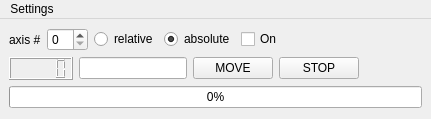
<?xml version="1.0" encoding="UTF-8"?>
<ui version="4.0">
 <class>StpMtrGUI</class>
 <widget class="QMainWindow" name="StpMtrGUI">
  <property name="geometry">
   <rect>
    <x>0</x>
    <y>0</y>
    <width>431</width>
    <height>119</height>
   </rect>
  </property>
  <property name="sizePolicy">
   <sizepolicy hsizetype="Fixed" vsizetype="Fixed">
    <horstretch>0</horstretch>
    <verstretch>0</verstretch>
   </sizepolicy>
  </property>
  <property name="windowTitle">
   <string>StpMtrGUI</string>
  </property>
  <widget class="QWidget" name="centralwidget">
   <layout class="QVBoxLayout" name="verticalLayout">
    <item>
     <layout class="QHBoxLayout" name="axis_movement_typeHL">
      <item>
       <widget class="QLabel" name="label">
        <property name="text">
         <string>axis #</string>
        </property>
       </widget>
      </item>
      <item>
       <widget class="QSpinBox" name="spinBox"/>
      </item>
      <item>
       <widget class="QRadioButton" name="radioButton_relative">
        <property name="text">
         <string>relative</string>
        </property>
       </widget>
      </item>
      <item>
       <widget class="QRadioButton" name="radioButton_absolute">
        <property name="text">
         <string>absolute</string>
        </property>
        <property name="checked">
         <bool>true</bool>
        </property>
       </widget>
      </item>
      <item>
       <widget class="QCheckBox" name="checkBox_On">
        <property name="text">
         <string>On</string>
        </property>
        <property name="checked">
         <bool>false</bool>
        </property>
       </widget>
      </item>
      <item>
       <spacer name="horizontalSpacer_axis_movement_type1">
        <property name="orientation">
         <enum>Qt::Horizontal</enum>
        </property>
        <property name="sizeHint" stdset="0">
         <size>
          <width>40</width>
          <height>20</height>
         </size>
        </property>
       </spacer>
      </item>
     </layout>
    </item>
    <item>
     <layout class="QHBoxLayout" name="axis_moveHL">
      <item>
       <widget class="QLCDNumber" name="lcdNumber_position"/>
      </item>
      <item>
       <widget class="QLineEdit" name="lineEdit_value"/>
      </item>
      <item>
       <widget class="QPushButton" name="pushButton_move">
        <property name="text">
         <string>MOVE</string>
        </property>
       </widget>
      </item>
      <item>
       <widget class="QPushButton" name="pushButton_stop">
        <property name="text">
         <string>STOP</string>
        </property>
       </widget>
      </item>
      <item>
       <spacer name="horizontalSpacer_axis_move1">
        <property name="orientation">
         <enum>Qt::Horizontal</enum>
        </property>
        <property name="sizeHint" stdset="0">
         <size>
          <width>40</width>
          <height>20</height>
         </size>
        </property>
       </spacer>
      </item>
     </layout>
    </item>
    <item>
     <widget class="QProgressBar" name="progressBar_movement">
      <property name="value">
       <number>0</number>
      </property>
     </widget>
    </item>
   </layout>
  </widget>
  <widget class="QMenuBar" name="menubar">
   <property name="geometry">
    <rect>
     <x>0</x>
     <y>0</y>
     <width>431</width>
     <height>21</height>
    </rect>
   </property>
   <widget class="QMenu" name="menuSettings">
    <property name="sizePolicy">
     <sizepolicy hsizetype="Fixed" vsizetype="Fixed">
      <horstretch>0</horstretch>
      <verstretch>0</verstretch>
     </sizepolicy>
    </property>
    <property name="maximumSize">
     <size>
      <width>135</width>
      <height>50</height>
     </size>
    </property>
    <property name="font">
     <font>
      <family>Palatino Linotype</family>
     </font>
    </property>
    <property name="cursor">
     <cursorShape>ArrowCursor</cursorShape>
    </property>
    <property name="title">
     <string>Settings</string>
    </property>
   </widget>
   <addaction name="menuSettings"/>
  </widget>
 </widget>
 <resources/>
 <connections/>
</ui>
